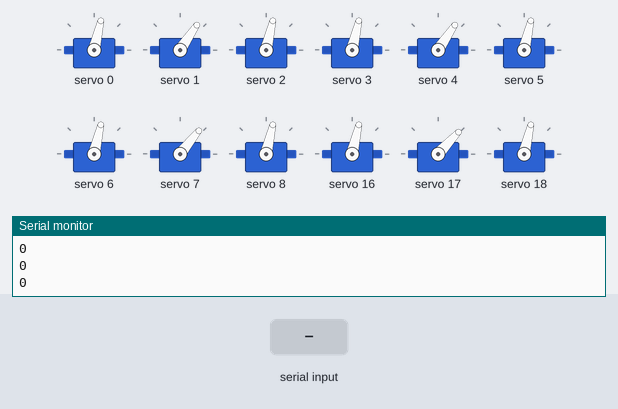
The sketch below on a simulated Arduino Uno, built with avr-gcc and run on an emulated ATmega328P. On the bench: 12 × servo, the last lines printed to the serial monitor. The inputs (shaded band) are chosen by the test bench.

Above: at 1.2 s.
1.3 s: "2" received over Serial
At 3.9 s:
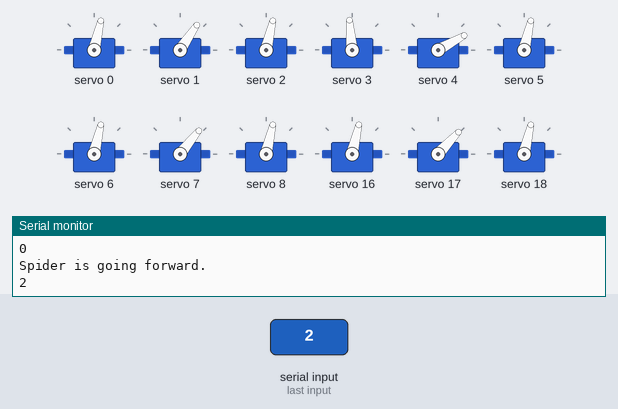
At 7.2 s:
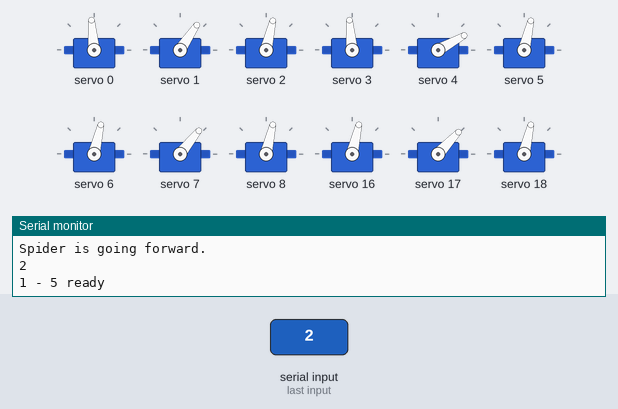
Timing chart, 0 to 16.1 s (numbered marks = the images above; inputs shaded):
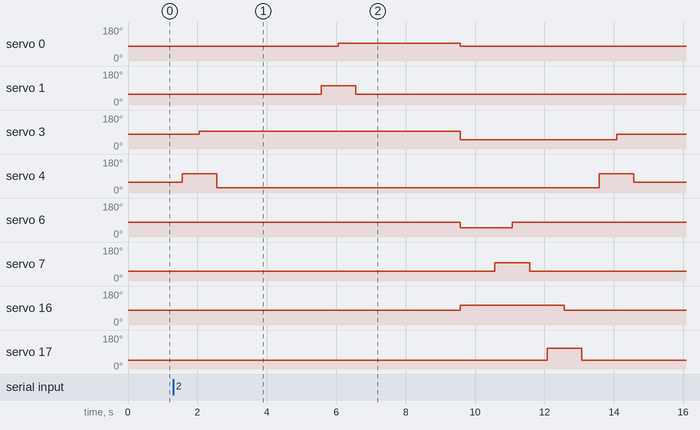

The sketch:

spider_robot_ready.ino
```cpp
//    ***PINS***
#define DEFINE_COMMAND_0        2
#define DEFINE_COMMAND_1        3
// - read Command(0 or 1)

#define SERVOMIN  100 // This is the 'minimum' pulse length count (out of 4096)
#define SERVOMAX  450 // This is the 'maximum' pulse length count (out of 4096)

//    ***DEFAULT ANGLES***
int DEFAULT_OFFSET[6][3]    ={{275,230,275},{275,230,275},{275,220,275},{275,210,275},{275,200,275},{275,210,275}}; //определение начального положения сервоприводов - для настройки
int   LEG_PINS[6][3]      ={{0, 1, 2}, {3, 4, 5}, {6, 7, 8}, {0, 1, 2}, {3, 4, 5}, {6, 7, 8}};   //определение пинов на шилде PCA9685, address 0x40 and 0x41
float IS_TURN_UP[6][3]    ={{1, 1, 1}, {1, 1, 1}, {1, 1, 1}, {-1, 1, 1}, {-1, 1, 1}, {-1, 1, 1}};    //does positive angle turn the leg up? (1 or -1) - для настройки

/* -------- Includes -------------------------------------------------------*/
#include <Wire.h>                       //to use address of I2C port
#include <Adafruit_PWMServoDriver.h>    //to use PCA9685

bool is_Stay;
Adafruit_PWMServoDriver pwm_right = Adafruit_PWMServoDriver(0x40);
Adafruit_PWMServoDriver pwm_left  = Adafruit_PWMServoDriver(0x41);

//класс для определения одной ноги
class ONE_LEG{
public:
  Adafruit_PWMServoDriver pwm_side; //right or left
  int default_offset[3];
  int current_offset[3];            //keep position
  int is_turn_Up[3];                //positive derection is up
  int LEG_PINS_1[3];

    //  *functions*
  void set_offset(int num_of_servo, int offset);  //change on offset
};

void ONE_LEG::set_offset(int num_of_servo, int offset){         //change the offset
  pwm_side.setPWM(LEG_PINS_1[num_of_servo], 0 , default_offset[num_of_servo]+is_turn_Up[num_of_servo]*offset*(SERVOMAX-SERVOMIN)/180);
  current_offset[num_of_servo] = offset;
}


//      ***initialization***
ONE_LEG leg[6];

//      ***Commands***
#define STAY        0
#define SIT         1
#define GO_FORWARD  2
#define GO_BACK     3

//      for debug
//-----SIT----------
#define SIT_OFFSET_POSITION_OF_0  0
#define SIT_OFFSET_POSITION_OF_1  50
#define SIT_OFFSET_POSITION_OF_2  50

// переменная для работы bluetooth
char incomingByte;  // входящие данные

/*
            - setup function
   ------(выполняется только в начале)--------*/
void setup()
{
  //инициализация порта - для проверки, настройки
  Serial.begin(9600);
  Serial.println("Setup begin!");

  //инициализация и регулировка I2C-порта
  pwm_right.begin();
  pwm_right.setOscillatorFrequency(27000000);
  pwm_right.setPWMFreq(50);
  pwm_left.begin();
  pwm_left.setOscillatorFrequency(27000000);
  pwm_left.setPWMFreq(50);

  //инициализация каждой ноги
  for(int i = 0; i<6;i++){
    if (i<3)  leg[i].pwm_side = pwm_right;
    else      leg[i].pwm_side = pwm_left;

    for(int j = 0; j<3; j++){
      leg[i].LEG_PINS_1[j] = LEG_PINS[i][j];
      leg[i].default_offset[j]     = DEFAULT_OFFSET[i][j];  //установка начального положения ноги
      leg[i].is_turn_Up[j]         = IS_TURN_UP[i][j];    //YES(1) or NO(-1)
      leg[i].set_offset(j,0);
    }
  }

  is_Stay = true;
}


/*
  - loop function
   ---(выполняется в цикле/после окончания заново)-----*/
void loop()
{

  //определение входящей команды
  int command = defineCommand();

  //печать команды на экран ноутбука - для проверки, настройки
  Serial.println(command);

  //движение ноги - в зависимости от входящей команды
  switch(command){
    case (STAY):  // 0
    {
      stay();
      break;
    }
    case (SIT): // 1
    {
      sit();
      break;
    }
    case (GO_FORWARD):  // 2
    {
      go_forward();
      break;
    }
    case (GO_BACK): // 3
    {
      go_back();
      break;
    }
    default:
      stay();
  }
  delay(500);
}

//функция для определения текущей команды. Выходные значения функции приведены в конце кода
int defineCommand(){
  //считываем актуальную команду
  if (Serial.available() > 0)   //если пришли данные
  {
    incomingByte = Serial.read(); // считываем байт
    if(incomingByte == '0')
    {
      Serial.println("Spider is standing.");  // и выводим обратно сообщение
      return 0;
    }
    if(incomingByte == '1')
    {
      Serial.println("Spider is sitting.");
      return 1;
    }
    if(incomingByte == '2')
    {
      incomingByte = 0;
      Serial.println("Spider is going forward.");
      return 2;
    }
    if(incomingByte == '3')
    {
      return 3;
      Serial.println("Spider is going backward.");
    }
  }
}
/*
  Выходные значения функции
  Выход   Что_значит
    0    STAY
    1    SIT
    2    GO_FORWARD
    3    GO_BACK
*/

//функция чтобы сидеть
void sit(){
  for(int i = 0; i<6; i++){
    leg[i].set_offset(0,0);
    leg[i].set_offset(1,0);
    leg[i].set_offset(2,30);
    is_Stay = true;
  }
  leg[2].set_offset(1,80);
 // leg[3].set_offset(1,50);
  is_Stay = false;

}

//функция чтобы стоять
void stay(){
  for(int i = 0; i<6; i++){
    leg[i].set_offset(0,0);
    leg[i].set_offset(1,0);
    leg[i].set_offset(2,0);
    is_Stay = true;
  }
}

//функция чтобы идти вперед
int go_forward(){
  if(!is_Stay){     //Stand up if robot does not stay
    stay();
    delay(2000);
  }

    leg[1].set_offset(1,50);
    delay(500);
    leg[1].set_offset(0,20);
    delay(500);
    leg[1].set_offset(1,-30);
    delay(500);
    leg[4].set_offset(1,70);
    delay(500);
    leg[4].set_offset(0,20);
    delay(500);
    leg[4].set_offset(1,-30);
    delay(500);
    Serial.println("1 - 5 ready");
  delay(1000);
    leg[0].set_offset(1,50);
    delay(500);
    leg[0].set_offset(0,20);
    delay(500);
    leg[0].set_offset(1,0);
    delay(500);
    leg[5].set_offset(1,50);
    delay(500);
    leg[5].set_offset(0,20);
    delay(500);
    leg[5].set_offset(1,0);
    delay(500);
    Serial.println("0 - 5 ready");
  delay(1000);

  leg[0].set_offset(0,0);
  leg[1].set_offset(0,-30);
  leg[2].set_offset(0,-30);
  leg[3].set_offset(0,-30);
  leg[4].set_offset(0,-30);
  leg[5].set_offset(0,0);
  delay(500);
  leg[1].set_offset(1,-30);
  leg[4].set_offset(1,-30);
  delay(500);

    leg[2].set_offset(1,50);
    delay(500);
    leg[2].set_offset(0,0);
    delay(500);
    leg[2].set_offset(1,0);
    delay(500);
    leg[3].set_offset(1,70);
    delay(500);
    leg[3].set_offset(0,0);
    delay(500);
    leg[3].set_offset(1,0);
    delay(500);

    leg[1].set_offset(1,50);
    delay(500);
    leg[1].set_offset(0,0);
    delay(500);
    leg[1].set_offset(1,0);
    delay(500);
    leg[4].set_offset(1,50);
    delay(500);
    leg[4].set_offset(0,0);
    delay(500);
    leg[4].set_offset(1,0);
    delay(500);
  delay(1000);
  Serial.println("Finished");


}

//функция чтобы идти назад
void go_back(){
  if(!is_Stay){     //Stand up if robot does not stay
    stay();
    delay(500);
  }

    leg[1].set_offset(1,50);
    leg[3].set_offset(1,50);
    leg[5].set_offset(1,50);

}
```

Measured:
- after the input at 1.3 s, servo 0: 77° → 95° after 4.8 s, → 77° 3.5 s later; servo 1: 56° → 102° after 4.3 s, → 56° 1.0 s later; servo 3: 77° → 95° after 0.76 s, → 50° 7.5 s later, → 77° 4.5 s later; servo 4: 56° → 102° after 0.26 s, → 29° 1.0 s later, → 102° 11.0 s later, → 56° 1.0 s later; servo 6: 77° → 50° after 8.3 s, → 77° 1.5 s later
